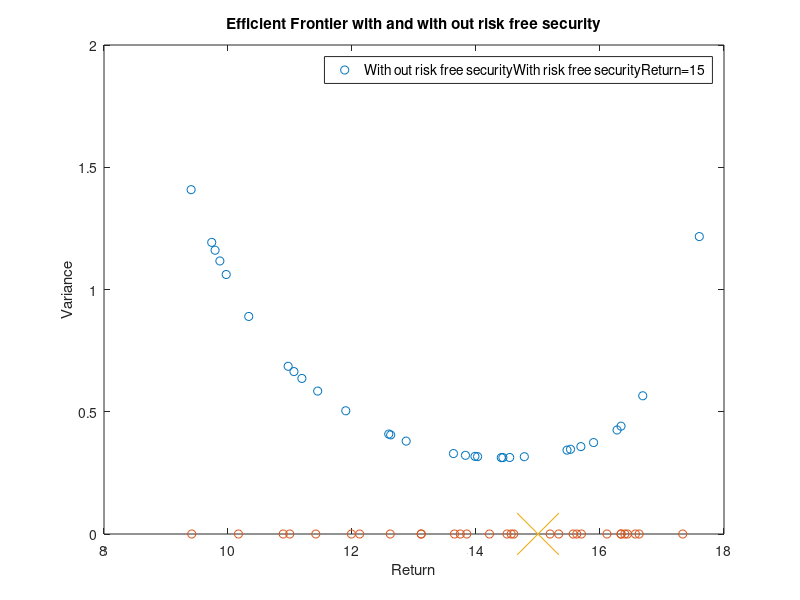

Here is the MATLAB script that generated this plot:
clear;
clc;
%% Week 5 Problem 3.4
% Compute the efficient frontier, i.e. the risk as function of the return. 
% Plot the efficient frontier as well as the optimal portfolio as function 
% of return.
H = [2.30 0.93 0.62 0.74 -0.23; 
0.93 1.40 0.22 0.56 0.26;
0.62 0.22 1.80 0.78 -0.27;
0.74 0.56 0.78 3.40 -0.56; 
-0.23 0.26 -0.27 -0.56 2.60];
mu = [15.1;12.5;14.7;9.02;17.68];
A = [mu';ones(5,1)']; 
%b = [10;1]; % We would like a return of 10 in this example
% Second constraint: We need allocation vector x to be positive, 
% i.e. A2*x >= b2
A2 = -eye(5); 
b2 = zeros(5,1);
% variance = x'*H*x, where x is allocation vector and H is covar matrix.
x_ = zeros(5,30); % create zero matrix for 30 different allocation vector
% x to fill
variance_ = zeros(1,30); % create zero vector for 30 different variances.
% create 30 random return values within interval [9.02,17.68]
R = ((17.68-9.02).*rand(30,1) + 9.02)';

for i = 1:length(R)
    b = [R(i),1];
    [x_(:,i),variance_(1,i)] = quadprog(H,[],A2,b2,A,b);
end

% With risk free security:
H2 = [2.30 0.93 0.62 0.74 -0.23 0; 
0.93 1.40 0.22 0.56 0.26 0;
0.62 0.22 1.80 0.78 -0.27 0;
0.74 0.56 0.78 3.40 -0.56 0; 
-0.23 0.26 -0.27 -0.56 2.60 0;
0 0 0 0 0 0];
mu2 = [15.1;12.5;14.7;9.02;17.68;2];
A_2 = [mu2';ones(6,1)']; 
%b = [10;1]; % We would like a return of 10 in this example
% Second constraint: We need allocation vector x to be positive, 
% i.e. A2*x >= b2
A2_2 = -eye(6); 
b2_2 = zeros(6,1);
% variance = x'*H*x, where x is allocation vector and H is covar matrix.
x_2 = zeros(6,30); % create zero matrix for 30 different allocation vector
% x to fill
variance_2 = zeros(1,30); % create zero vector for 30 different variances.
% create 30 random return values within interval [9.02,17.68]
R2 = ((17.68-9.02).*rand(30,1) + 9.02)';

for i = 1:length(R2)
    b_2 = [R2(i),1];
    [x_2(:,i),variance_2(1,i)] = quadprog(H2,[],A2_2,b2_2,A_2,b_2);
end

% What is the minimal risk and optimal portfolio giving a return of 
% R = 15.0? Plot this point on the Efficient Frontier plot.
b_3 = [15,1]; % Want the Return = 15
A_2 = [mu2';ones(6,1)']; 
%b = [10;1]; % We would like a return of 10 in this example
% Second constraint: We need allocation vector x to be positive, 
% i.e. A2*x >= b2
A2_2 = -eye(6); 
b2_2 = zeros(6,1);
% variance = x'*H*x, where x is allocation vector and H is covar matrix.
x_2 = zeros(6,30); % create zero matrix for 30 different allocation vector
% x to fill
[x3,variance3] = quadprog(H2,[],A2_2,b2_2,A_2,b_3);
x3 
variance3

plot(R,variance_,"o")
title("Efficient Frontier")
xlabel("Return")
ylabel("Variance")
hold on

plot(R2,variance_2,"o")

plot(b_3,variance3,"x",'MarkerSize',30)
hold off
title("Efficient Frontier with and with out risk free security")
xlabel("Return")
ylabel("Variance")
legend(["With out risk free security","With risk free security", "Return=15"],'location','northEast','fontsize',10);
xlim([8,18])
% It seems adding the risk free security gives possibility to a portfolio
% with extremly low variance but with "relatively" low return. The two
% different portfolio types intercect at around return=15.


